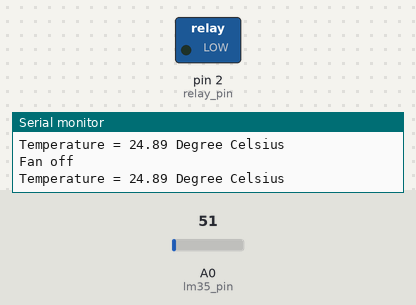
This sketch was run on a simulated Arduino Uno, built with avr-gcc and run on an emulated ATmega328P. On the bench: switched loads named in the sketch (green lamp = pin HIGH), the last lines printed to the serial monitor. The inputs (shaded band) are chosen by the test bench; at power-on: A0 (lm35_pin) = 51.

Above: at 1.2 s.
1.3 s: A0 (lm35_pin) set to 74
4.3 s: A0 (lm35_pin) set to 88
At 4.9 s:
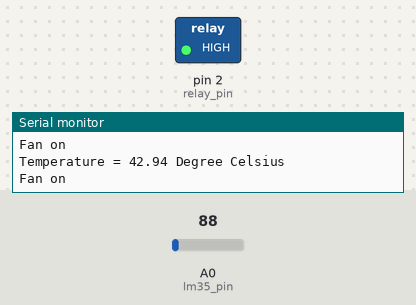
5.8 s: A0 (lm35_pin) set to 71
At 6.4 s:
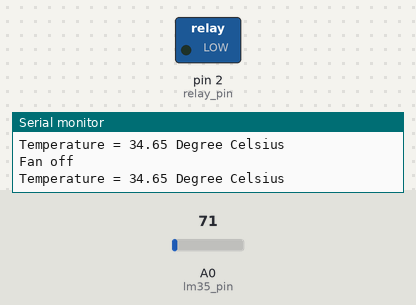
Timing chart, 0 to 8.8 s (numbered marks = the images above; inputs shaded):
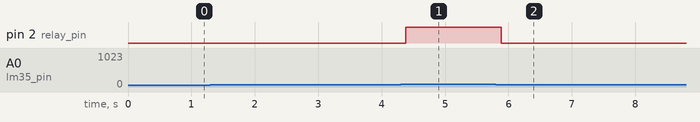

Measured:
- the behaviour switches between 81 and 82 on A0 (lm35_pin) (found by bisection; images 0 and 1)
- after the input at 4.3 s, pin 2 (relay_pin): LOW → HIGH after 0.08 s
- after the input at 5.8 s, pin 2 (relay_pin): HIGH → LOW after 0.09 s

The sketch:

tempcontrolledfan.ino
```cpp
const int lm35_pin = A0;   // LM35 output pin
const int relay_pin = 2;   // Relay control pin (change to the appropriate pin)
void setup() {
  Serial.begin(9600);
  pinMode(relay_pin, OUTPUT);  // Set the relay pin as an output
  digitalWrite(relay_pin, LOW);   // Turn off the relay (fan)
}
void loop() {
  int temp_adc_val;
  float temp_val;
  temp_adc_val = analogRead(lm35_pin);  // Read temperature
  temp_val = (temp_adc_val * 4.88); // Convert ADC value to equivalent voltage
  temp_val = (temp_val / 10);       // LM35 gives an output of 10mV/°C
  Serial.print("Temperature = ");
  Serial.print(temp_val);
  Serial.println(" Degree Celsius");

  if (temp_val < 40) {
    Serial.println("Fan off");
    digitalWrite(relay_pin, LOW);   // Turn off the relay (fan)

  } else {
     Serial.println("Fan on");
    digitalWrite(relay_pin, HIGH);  // Turn on the relay (fan)
  }
}
```
